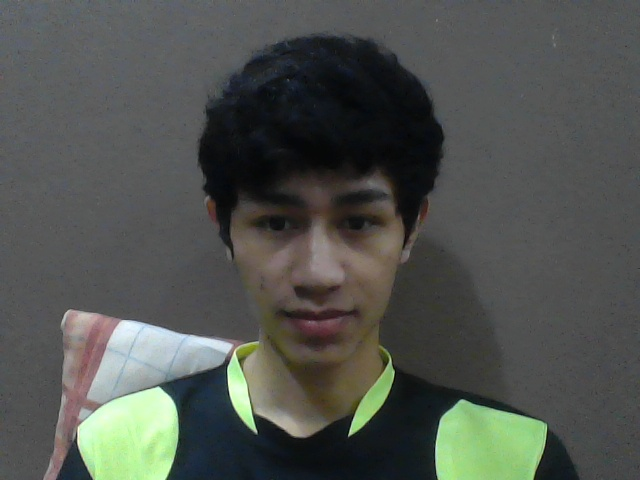
#> input picture img/test.jpg, 640 x 480 px
$ python 1-read_image.py
#> lines starting #> are read from the running program, lines starting #| are printed output that depends on the picture
import cv2

img = cv2.imread('img/test.jpg')
#> img is the input picture: shape (480, 640, 3); mean B, G, R 79.1, 83.6, 80.2

edge = cv2.Canny(img, 70, 70) # 70 70 resolusinya, makin kecil makin banyak noisenya
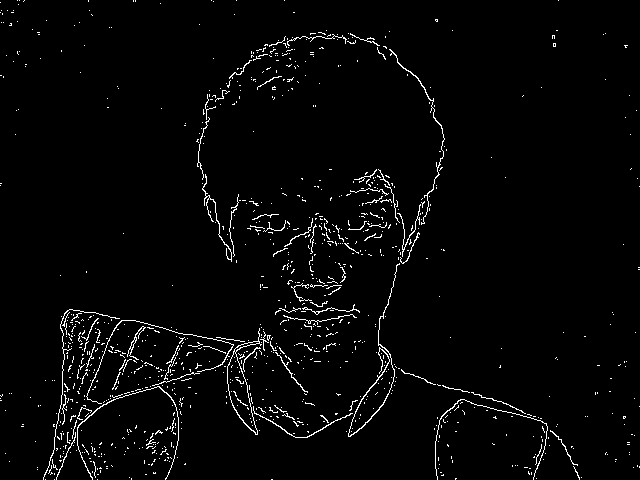
#> edge: shape (480, 640); 2.6% white in thin lines or dots
gray = cv2.cvtColor(img, cv2.COLOR_BGR2GRAY)
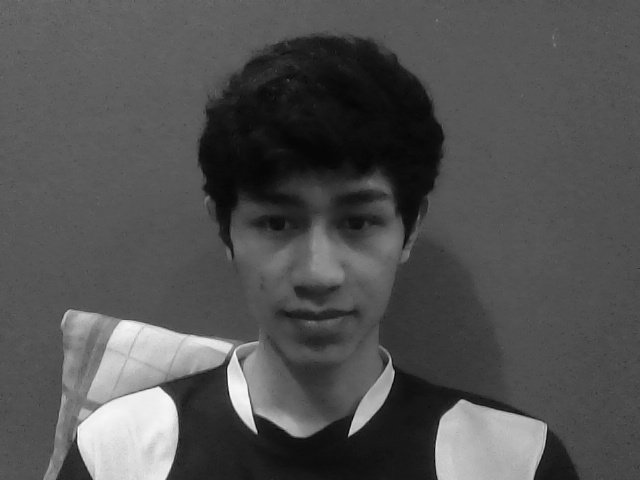
#> gray: shape (480, 640); min 3, max 253, mean 82

cv2.imshow('Detect Edge', edge)
cv2.imshow('Detect gray', gray)
cv2.imshow('Original Image', img)

cv2.waitKey(0) # kalau 0 akan langsung mengeksekusi line yg selanjutnya tanpa keyboard
cv2.destroyAllWindows()
